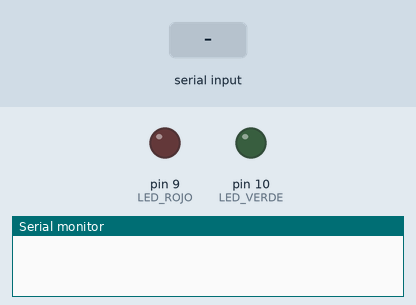
This sketch was run on a simulated Arduino Nano, built with avr-gcc and run on an emulated ATmega328P. Parts: output pins drawn as LEDs (lit = HIGH), the last lines printed to the serial monitor. The inputs (shaded band) are chosen by the test bench.

Above: at 1.7 s.
1.8 s: "G" received over Serial
At 2.7 s:
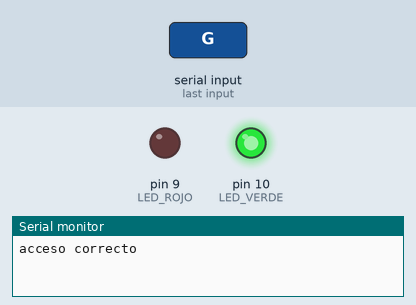
3.3 s: "R" received over Serial
At 3.8 s:
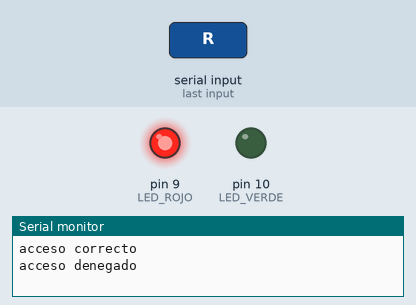
4.8 s: "O" received over Serial
At 6.1 s:
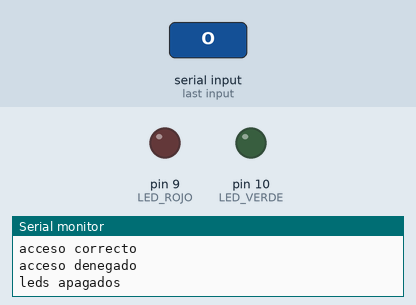
Timing chart, 0 to 7.8 s (numbered marks = the images above; inputs shaded):
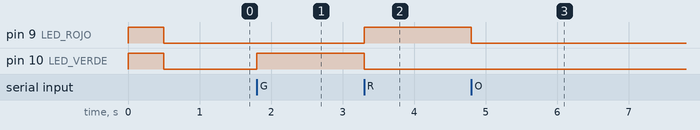

Measured:
- after the input at 1.8 s, pin 10 (LED_VERDE): LOW → HIGH at once
- after the input at 3.3 s, pin 9 (LED_ROJO): LOW → HIGH at once; pin 10 (LED_VERDE): HIGH → LOW at once
- after the input at 4.8 s, pin 9 (LED_ROJO): HIGH → LOW at once

The sketch:

arduino_acceso.ino
```cpp
/*
  Control de acceso facial - Microcontrolador
  Computación Ubicua - UDLA

  Recibe por serial (9600 baudios):
    'G' -> LED VERDE encendido  -> "acceso correcto"
    'R' -> LED ROJO encendido   -> "acceso denegado"
    'O' -> ambos LEDs apagados

  Conexiones (Arduino Nano 33 IoT):
    D10 -> resistencia 220 ohm -> ánodo (+) LED VERDE    -> cátodo (-) a GND
    D9  -> resistencia 220 ohm -> ánodo (+) LED AMARILLO -> cátodo (-) a GND
    (el LED amarillo reemplaza al rojo como indicador de "acceso denegado")
*/

const int LED_VERDE = 10;
const int LED_ROJO  = 9;   // LED amarillo = acceso denegado

void setup() {
  Serial.begin(9600);
  pinMode(LED_VERDE, OUTPUT);
  pinMode(LED_ROJO, OUTPUT);

  // Prueba de LEDs al encender
  digitalWrite(LED_VERDE, HIGH); digitalWrite(LED_ROJO, HIGH);
  delay(500);
  digitalWrite(LED_VERDE, LOW);  digitalWrite(LED_ROJO, LOW);
}

void loop() {
  if (Serial.available() > 0) {
    char comando = Serial.read();

    switch (comando) {
      case 'G':
        digitalWrite(LED_VERDE, HIGH);
        digitalWrite(LED_ROJO, LOW);
        Serial.println("acceso correcto");
        break;

      case 'R':
        digitalWrite(LED_VERDE, LOW);
        digitalWrite(LED_ROJO, HIGH);
        Serial.println("acceso denegado");
        break;

      case 'O':
        digitalWrite(LED_VERDE, LOW);
        digitalWrite(LED_ROJO, LOW);
        Serial.println("leds apagados");
        break;
    }
  }
}
```
